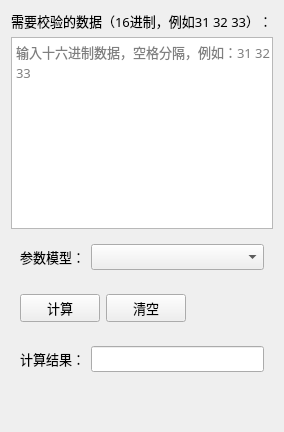
<?xml version="1.0" encoding="UTF-8"?>
<ui version="4.0">
 <class>CrcCalculatorPage</class>
 <widget class="QWidget" name="CrcCalculatorPage">
  <property name="font">
   <font>
    <family>等线</family>
    <pointsize>10</pointsize>
   </font>
  </property>
  <layout class="QVBoxLayout" name="verticalLayout_4">
   <item>
    <widget class="QLabel" name="label_crc_note">
     <property name="text">
      <string>&lt;html&gt;&lt;head/&gt;&lt;body&gt;&lt;p&gt;需要校验的数据（16进制，例如31 32 33）：&lt;/p&gt;&lt;/body&gt;&lt;/html&gt;</string>
     </property>
    </widget>
   </item>
   <item>
    <widget class="QPlainTextEdit" name="pedit_crc_input">
     <property name="sizePolicy">
      <sizepolicy hsizetype="Expanding" vsizetype="Expanding">
       <horstretch>0</horstretch>
       <verstretch>0</verstretch>
      </sizepolicy>
     </property>
     <property name="placeholderText">
      <string>输入十六进制数据，空格分隔，例如：31 32 33</string>
     </property>
    </widget>
   </item>
   <item>
    <widget class="QWidget" name="widget_crc_model" native="true">
     <layout class="QHBoxLayout" name="horizontalLayout_6">
      <item>
       <widget class="QLabel" name="label_crc_model_text">
        <property name="sizePolicy">
         <sizepolicy hsizetype="Preferred" vsizetype="Preferred">
          <horstretch>0</horstretch>
          <verstretch>0</verstretch>
         </sizepolicy>
        </property>
        <property name="text">
         <string>&lt;html&gt;&lt;head/&gt;&lt;body&gt;&lt;p&gt;参数模型：&lt;/p&gt;&lt;/body&gt;&lt;/html&gt;</string>
        </property>
       </widget>
      </item>
      <item>
       <widget class="QComboBox" name="cbox_crc_model">
        <property name="sizePolicy">
         <sizepolicy hsizetype="Expanding" vsizetype="Fixed">
          <horstretch>0</horstretch>
          <verstretch>0</verstretch>
         </sizepolicy>
        </property>
       </widget>
      </item>
     </layout>
    </widget>
   </item>
   <item>
    <widget class="QWidget" name="widget_crc_buttons" native="true">
     <layout class="QHBoxLayout" name="horizontalLayout_5">
      <item>
       <widget class="QPushButton" name="btn_crc_calc">
        <property name="text">
         <string>计算</string>
        </property>
       </widget>
      </item>
      <item>
       <widget class="QPushButton" name="btn_crc_clear">
        <property name="text">
         <string>清空</string>
        </property>
       </widget>
      </item>
      <item>
       <spacer name="horizontalSpacer_3">
        <property name="orientation">
         <enum>Qt::Horizontal</enum>
        </property>
        <property name="sizeHint" stdset="0">
         <size>
          <width>40</width>
          <height>20</height>
         </size>
        </property>
       </spacer>
      </item>
      <item>
       <widget class="QLabel" name="label_info_crc">
        <property name="font">
         <font>
          <family>等线</family>
          <pointsize>10</pointsize>
         </font>
        </property>
        <property name="styleSheet">
         <string notr="true">color: rgb(255, 0, 0);</string>
        </property>
        <property name="text">
         <string/>
        </property>
       </widget>
      </item>
     </layout>
    </widget>
   </item>
   <item>
    <widget class="QWidget" name="widget_crc_result" native="true">
     <layout class="QHBoxLayout" name="horizontalLayout_4">
      <item>
       <widget class="QLabel" name="label_crc_result_text">
        <property name="text">
         <string>&lt;html&gt;&lt;head/&gt;&lt;body&gt;&lt;p&gt;计算结果：&lt;/p&gt;&lt;/body&gt;&lt;/html&gt;</string>
        </property>
       </widget>
      </item>
      <item>
       <widget class="QLineEdit" name="ledit_crc_result"/>
      </item>
     </layout>
    </widget>
   </item>
   <item>
    <spacer name="verticalSpacer_2">
     <property name="orientation">
      <enum>Qt::Vertical</enum>
     </property>
     <property name="sizeHint" stdset="0">
      <size>
       <width>20</width>
       <height>40</height>
      </size>
     </property>
    </spacer>
   </item>
  </layout>
 </widget>
 <resources/>
 <connections/>
</ui>
